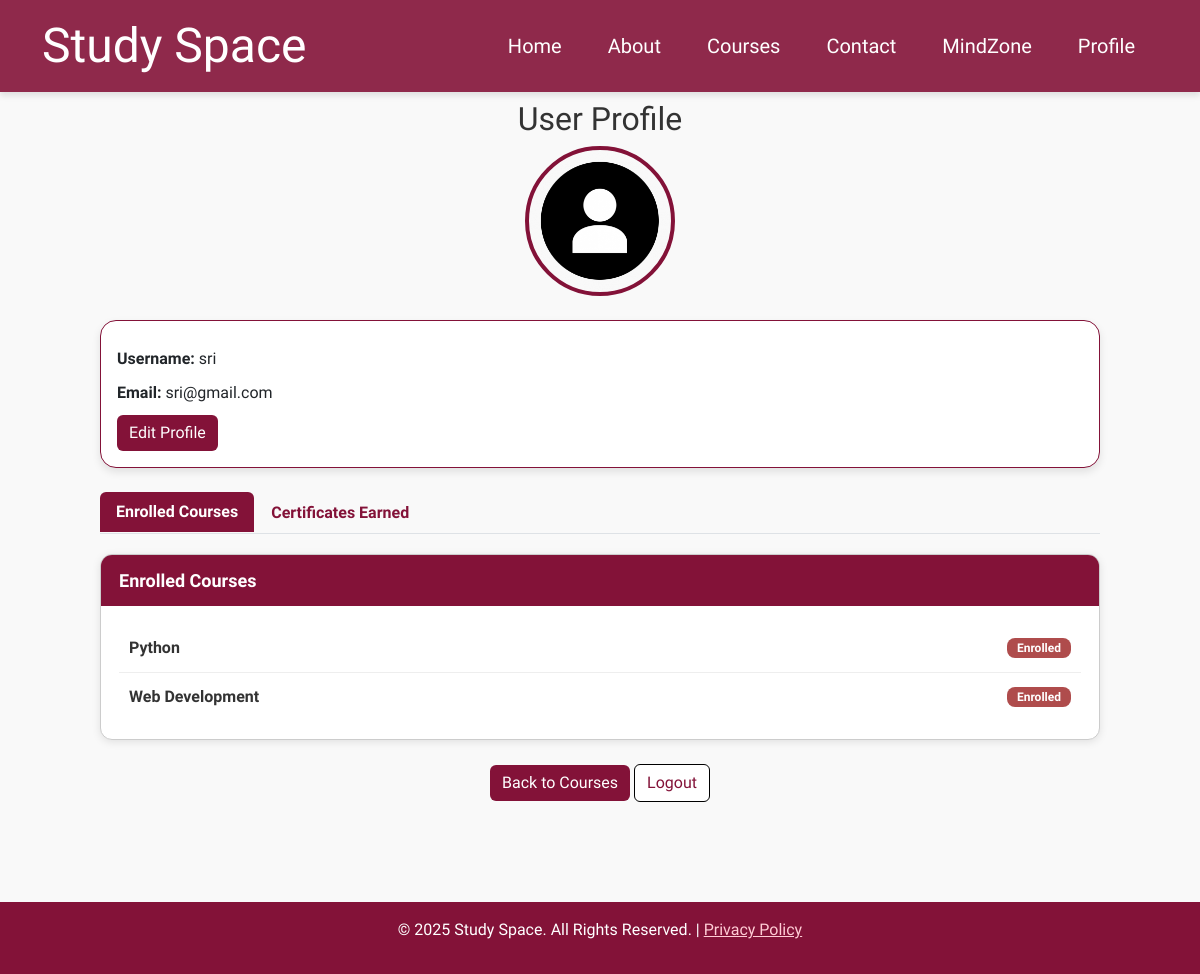
Screenshot of /profile (signed in) with the database file from the repository.
### tables this page shows
CREATE TABLE users (
            id INTEGER PRIMARY KEY AUTOINCREMENT,
            username TEXT UNIQUE NOT NULL,
            email TEXT UNIQUE NOT NULL,
            password TEXT NOT NULL,
            profile_pic TEXT DEFAULT 'default.png'
        );

CREATE TABLE enrollments (
            id INTEGER PRIMARY KEY AUTOINCREMENT,
            username TEXT NOT NULL,
            course_id INTEGER NOT NULL,
            course_name TEXT NOT NULL,
            course_cost INTEGER NOT NULL,
            course_duration TEXT NOT NULL,
            FOREIGN KEY (username) REFERENCES users(username),
            FOREIGN KEY (course_id) REFERENCES courses(id)
        );

### app.py (the view)
@app.route('/profile')
def profile():
    if "username" not in session:
        flash("Please login first!", "warning")
        return redirect(url_for("login"))
    username = session["username"]  # Get the username from session
    conn = get_db_connection()
    conn.row_factory = sqlite3.Row
    cursor = conn.cursor()
    user_data = cursor.execute("SELECT * FROM users WHERE username = ?", (username,)).fetchone()
    enrollments = cursor.execute("SELECT * FROM enrollments WHERE username = ?", (username,)).fetchall()
    certificates = cursor.execute("SELECT course_name, date_earned FROM certificates WHERE username = ?", (username,)).fetchall()
    conn.close()
    unique_certificates = []
    seen_courses = set()
    for cert in certificates:
        if cert['course_name'] not in seen_courses:
            seen_courses.add(cert['course_name'])
            unique_certificates.append(cert)
    if not user_data:
        flash("User not found!", "danger")
        return redirect(url_for("login"))
    return render_template('profile.html', user=user_data, enrollments=enrollments,certificates=unique_certificates)

### app.py (called while the page is built)
def get_db_connection():
    conn = sqlite3.connect(DB_PATH)
    conn.row_factory = sqlite3.Row
    return conn

### templates/profile.html (shortened to what this page needs)
<!DOCTYPE html>
<html lang="en">
<head>
    <link href="https://cdn.jsdelivr.net/npm/bootstrap@5.3.0-alpha1/dist/css/bootstrap.min.css" rel="stylesheet">
    <link rel="stylesheet" href="{{ url_for('static', filename='css/profile.css') }}">
</head>
<body>
    <nav class="navbar navbar-expand-lg">
        <div class="container">
            <a class="navbar-brand">Study Space</a>
            <div class="collapse navbar-collapse" id="navbarNav">
                <ul class="navbar-nav ms-auto">
                    <li class="nav-item"><a class="nav-link" href="{{ url_for('home') }}">Home</a></li>
                    <li class="nav-item"><a class="nav-link" href="{{ url_for('home') }}#about">About</a></li>
                    <li class="nav-item"><a class="nav-link" href="{{ url_for('courses') }}">Courses</a></li>
                    <li class="nav-item"><a class="nav-link" href="{{ url_for('contact') }}">Contact</a></li>
                    <li class="nav-item"><a class="nav-link" href="{{ url_for('game') }}">MindZone</a></li>
                    <li class="nav-item"><a class="nav-link" href="{{ url_for('profile') }}">Profile</a></li>
                </ul>
            </div>
        </div>
    </nav>
    <div class="container1">
        <h2 class="text-center">User Profile</h2>
        <div class="text-center">
            <img src="{{ url_for('static', filename='uploads/' + (user['profile_pic'] if user['profile_pic'] else 'default.png')) }}"
                alt="Profile Picture" class="rounded-circle" width="150">
        </div>
        <div class="card mt-4">
            <div class="card-body">
                <p><strong>Username:</strong> {{ user['username'] }}</p>
                <p><strong>Email:</strong> {{ user['email'] }}</p>
                <a href="{{ url_for('edit_profile') }}" class="btn btn-warning">Edit Profile</a>
            </div>
        </div>
        <ul class="nav nav-tabs mt-4" id="profileTabs" role="tablist">
            <li class="nav-item" role="presentation">
                <button class="nav-link active" id="courses-tab" data-bs-toggle="tab" data-bs-target="#courses"
                    type="button" role="tab">Enrolled Courses</button>
            </li>
            <li class="nav-item" role="presentation">
                <button class="nav-link" id="certificates-tab" data-bs-toggle="tab" data-bs-target="#certificates"
                    type="button" role="tab">Certificates Earned</button>
            </li>
        </ul>
        <div class="tab-content" id="profileTabsContent">
            <div class="tab-pane fade show active" id="courses" role="tabpanel">
                <div class="custom-card">
                    <div class="custom-card-header">Enrolled Courses</div>
                    <div class="custom-card-body">
                        {% if enrollments %}
                        <ul class="custom-list">
                            {% for course in enrollments %}
                            <li class="custom-list-item">
                                <a href="{{ url_for('course_content', course_name=course['course_name']) }}"
                                    class="course-link">
                                    {{ course['course_name'] }}
                                </a>
                                <span class="badge">Enrolled</span>
                            </li>
                            {% endfor %}
                        </ul>
                        {% else %}
                        <p class="no-data">You are not enrolled in any courses yet.</p>
                        {% endif %}
                    </div>
                </div>
            </div>
        </div>
        <div class="text-center mt-4">
            <a href="{{ url_for('courses') }}" class="btn btn-primary">Back to Courses</a>
            <a href="{{ url_for('logout') }}" class="btn btn-danger">Logout</a>
        </div>
    </div>
    <footer class="text-center py-3" style="background-color: #831238;">
        <p>&copy; 2025 Study Space. All Rights Reserved. | <a href="privacy.html">Privacy Policy</a></p>
    </footer>
</body>
</html>

### static/css/profile.css (style rules this page uses)
body { font-family: 'Philosopher', sans-serif; background-color: #f9f9f9; color: #333; margin: 0; padding: 0; }
.navbar { position: fixed; width: 100%; top: 0; left: 0; background: rgba(113, 0, 38, 0.432); backdrop-filter: blur(10px); padding: 5px 20px; display: flex; justify-content: space-between; align-items: center; z-index: 1000; transition: background 0.3s ease-in-out; box-shadow: 0 4px 6px rgba(0, 0, 0, 0.1); }
.navbar-brand { font-family: "Jersey 15", serif; font-size: 3rem; font-weight: lighter; color: white; transition: color 0.3s ease, transform 0.3s ease, opacity 0.3s ease; opacity: 1; }
.navbar-nav .nav-item { margin-left: 20px; font-size: 1.5rem; margin: 0 15px; transition: #ffffff 0.3s ease, transform 0.3s ease, opacity 0.3s ease; opacity: 1; }
.navbar-nav .nav-link { transition: #831238 0.3s ease; color: #ffffff; font-weight: 500; font-size: 20px; }
.container1 { margin: 100px 100px 100px 100px; }
.rounded-circle { border: 4px solid #831238; }
.card { border: 1px solid #831238; border-radius: 16px; box-shadow: 0 4px 8px rgba(0, 0, 0, 0.1); }
.card-body p { margin: 10px 0; }
.btn-warning { background-color: #831238;; color: white; border: none; }
.btn-primary { background-color: #831238; border: none; }
.btn-danger { background-color:white; color: #831238; border-color: black; }
footer { color: white; }
footer a { color: #ffccd5; }
.nav-tabs .nav-link { color: #831238; font-weight: bold; }
.nav-tabs .nav-link.active { background-color: #831238; color: white; border: none; }
.tab-content { margin-top: 20px; }
.custom-card { border: 1px solid #ccc; border-radius: 12px; margin-top: 20px; box-shadow: 0 2px 8px rgba(0,0,0,0.1); background-color: #fff; overflow: hidden; }
.custom-card-header { background-color: #831238; color: #fff; padding: 12px 18px; font-weight: bold; font-size: 18px; }
.custom-card-body { padding: 18px; }
.custom-list { list-style: none; padding: 0; margin: 0; }
.custom-list-item { padding: 12px 10px; border-bottom: 1px solid #eee; display: flex; justify-content: space-between; align-items: center; transition: background 0.2s; }
.custom-list-item:last-child { border-bottom: none; }
.course-link { text-decoration: none; color: #333; font-weight: 600; font-size: 16px; }
.badge { background-color: #af4c4c; color: white; padding: 4px 10px; border-radius: 8px; font-size: 12px; }

### rows the page displays
users: profile_pic (placeholder picture), username "sri", email "sri@gmail.com"
enrollments: course_name "Python"
enrollments: course_name "Web Development"
